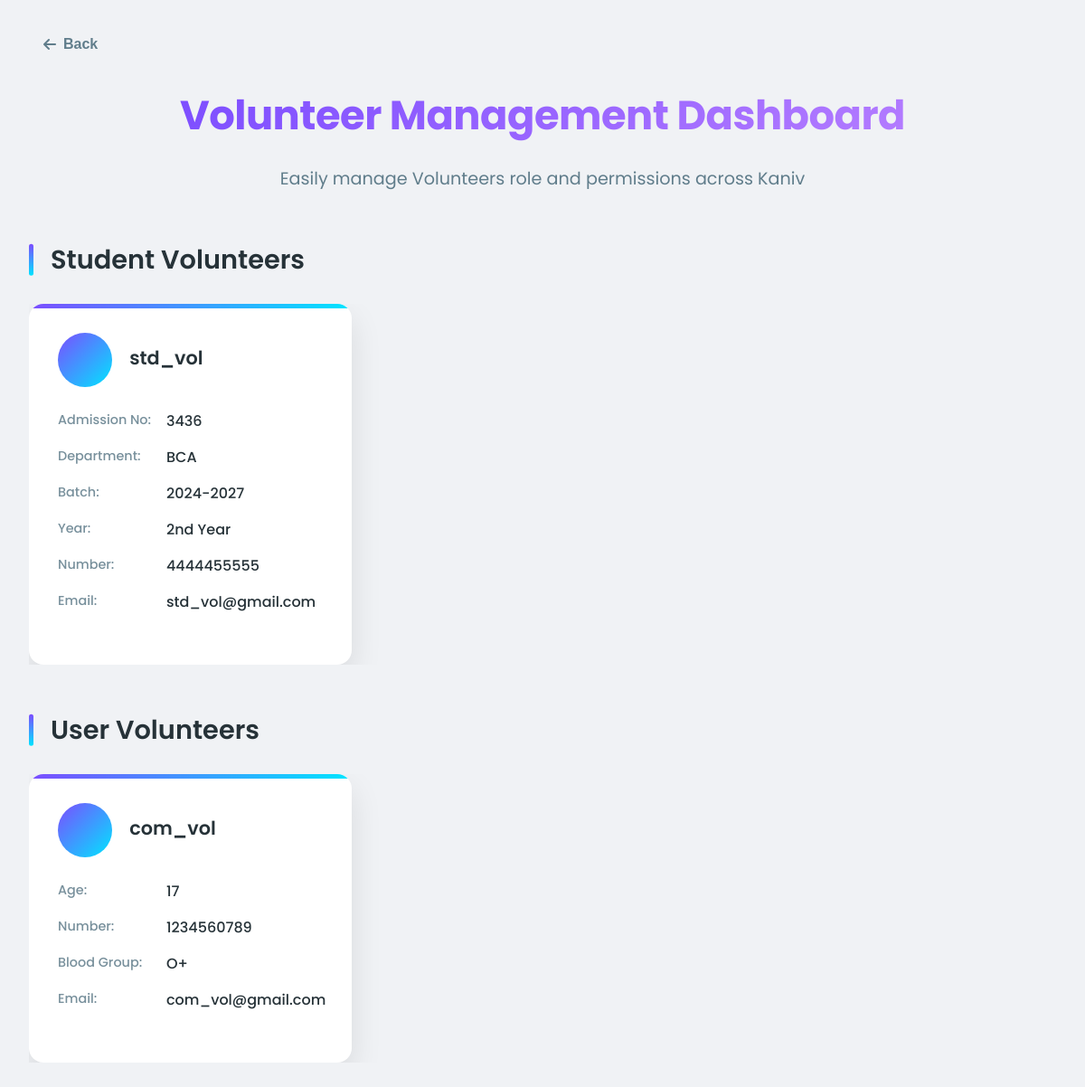
The page /dashboard/manage_volunteers/ (signed in) on the database its author committed.
### volunteer/models.py (models this page shows, shortened)
class Volunteer(models.Model):
    BLOOD_GROUP_CHOICES = (
        ("A+", "A+"),
        ("A-", "A-"),
        ("B+", "B+"),
        ("B-", "B-"),
        ("AB+", "AB+"),
        ("AB-", "AB-"),
        ("O+", "O+"),
        ("O-", "O-"),
    )
    BATCH_CHOICES = (
        ("MCA", "MCA"),
        ("BCA", "BCA"),
        ("BSc CS", "BSc CS"),
        ("BCom", "BCom"),
        ("BA","BA"),
        ("BSW","BSW")
    )
    user = models.OneToOneField(User, on_delete=models.CASCADE)
    name = models.CharField(max_length=150)
    email = models.EmailField()
    phone = models.CharField(max_length=10)
    age = models.PositiveIntegerField()
    date_of_birth = models.DateField(null=True, blank=True)
    blood_group = models.CharField(
        max_length=5,
        choices=BLOOD_GROUP_CHOICES,
        blank=True,
        null=True
    )
    address = models.TextField()
    reason = models.TextField()
    is_approved=models.BooleanField(default=False)
    approved_by = models.ForeignKey(
        User,
        on_delete=models.SET_NULL,
        null=True,
        blank=True,
        related_name="approved_volunteers"
    )
    declined=models.BooleanField(default=False)
    rejection_reason = models.TextField(blank=True, null=True)
    is_student = models.BooleanField(default=False)
    was_student = models.BooleanField(default=False)
    admission_no = models.CharField(max_length=50, blank=True, null=True)
    start_year = models.CharField(max_length=5, blank=True, null=True)
    end_year = models.CharField(max_length=5, blank=True, null=True)
    year = models.CharField(max_length=20, blank=True, null=True)
    batch = models.CharField(
        max_length=20,
        choices=BATCH_CHOICES,
        blank=True,
        null=True
    )
    created_at = models.DateTimeField(auto_now_add=True)
    @property
    def period(self):
        if self.start_year and self.end_year:
            return f"{self.start_year}-{self.end_year}"
        return self.start_year or ""

### users/models.py (models this page shows, shortened)
class UserProfile(models.Model):
    GENDER_CHOICE=(
        ("","Select the gender"),
        ("male","male"),
        ("female","female"),
    )
    ROLE_CHOICE=(
        ("public_user","public_user"),
        ("member","member"),
        ("coordinator","coordinator"),
        ("convenier","convenier"),
        ("office_staff","office_staff"),
        ("principal","principal"),
        ("chairman","chairman"),
    )
    BLOOD_GROUP_CHOICES = [
        ('', 'Select Blood Group'),
        ('A+', 'A+'),
        ('A-', 'A-'),
        ('B+', 'B+'),
        ('B-', 'B-'),
        ('AB+', 'AB+'),
        ('AB-', 'AB-'),
        ('O+', 'O+'),
        ('O-', 'O-'),
    ]
    user=models.OneToOneField(User,on_delete=models.CASCADE)
    phone_number=models.CharField(max_length=10,null=True,blank=True)
    role=models.CharField(max_length=20,choices=ROLE_CHOICE,default="public_user")
    gender=models.CharField(max_length=10,choices=GENDER_CHOICE,null=True,blank=True)
    address=models.TextField(null=True,blank=True)
    created_at=models.DateTimeField(auto_now_add=True)
    photo=models.ImageField(upload_to="profile_pics/",null=True,blank=True)
    blood=models.CharField(max_length=3,default="",choices=BLOOD_GROUP_CHOICES)
    is_donor = models.BooleanField(default=False)
    date_of_birth = models.DateField(null=True, blank=True)
    age = models.PositiveIntegerField(null=True, blank=True)

### dashboard/views.py (the view)
# urls.py: path("manage_volunteers/", views.manage_volunteers, name="manage_volunteers"),
@login_required
def manage_volunteers(request):
    user = Volunteer.objects.filter(is_approved=True,is_student=False)
    student = Volunteer.objects.filter(is_approved = True, is_student=True)
    return render(request, "dashboard/manage_volunteers.html", {"members": user,"students":student})

### templates/dashboard/manage_volunteers.html (shortened to what this page needs)
<!DOCTYPE html>
<html lang="en">
    {% load static %}
<head>
    <link rel="stylesheet" href="https://cdnjs.cloudflare.com/ajax/libs/font-awesome/6.5.0/css/all.min.css" />
</head>
<body>
    <button onclick="history.back()" class="back-btn">
        <i class="fas fa-arrow-left"></i>
        <span>Back</span>
    </button>
    <div class="container">
        <header>
            <h1>Volunteer Management Dashboard</h1>
            <p class="subtitle">Easily manage Volunteers role and permissions across Kaniv</p>
        </header>
        {% if students %}
        <div class="section-header">
            <h2 class="section-title">Student Volunteers</h2>
        </div>
        <div class="user-grid">
            {% for data in students %}
            <div class="user-card">
                <div class="user-header">
                    {% if data.user.userprofile.photo %}
                        <img src="{{data.user.userprofile.photo.url}}" class="user-avatar">
                    {% else %}
                        <div class="user-avatar"></div>
                    {% endif %}
                    <div class="user-info">
                        <div class="user-name">{{ data.user.username }}</div>
                    </div>
                </div>
                <div class="user-details">
                    <div class="detail-row">
                        <span class="detail-label">Admission No:</span>
                        <span class="detail-value">{{ data.admission_no }}</span>
                    </div>
                    <div class="detail-row">
                        <span class="detail-label">Department:</span>
                        <span class="detail-value dept">{{ data.batch }}</span>
                    </div>
                    <div class="detail-row">
                        <span class="detail-label">Batch:</span>
                        <span class="detail-value">{{ data.period }}</span>
                    </div>
                    <div class="detail-row">
                        <span class="detail-label">Year:</span>
                        <span class="detail-value">{{ data.year }}</span>
                    </div>
                    <div class="detail-row">
                        <span class="detail-label">Number:</span>
                        <span class="detail-value">{{ data.user.userprofile.phone_number }}</span>
                    </div>
                    <div class="detail-row">
                        <span class="detail-label">Email:</span>
                        <span class="detail-value">{{ data.user.email }}</span>
                    </div>
                </div>
            </div>
            {% endfor %}
        </div>
        {% endif %}
        {% if members %}
        <div class="section-header">
            <h2 class="section-title">User Volunteers</h2>
        </div>
        <div class="user-grid">
            {% for data in members %}
            <div class="user-card">
                <div class="user-header">
                    {% if data.user.userprofile.photo %}
                        <img src="{{data.user.userprofile.photo.url}}" class="user-avatar">
                    {% else %}
                        <div class="user-avatar"></div>
                    {% endif %}
                    <div class="user-info">
                        <div class="user-name">{{ data.user.username }}</div>
                    </div>
                </div>
                <div class="user-details">
                    <div class="detail-row">
                        <span class="detail-label">Age:</span>
                        <span class="detail-value">{{ data.age }}</span>
                    </div>
                    <div class="detail-row">
                        <span class="detail-label">Number:</span>
                        <span class="detail-value">{{ data.user.userprofile.phone_number }}</span>
                    </div>
                    <div class="detail-row">
                        <span class="detail-label">Blood Group:</span>
                        <span class="detail-value">{{ data.blood_group }}</span>
                    </div>
                    <div class="detail-row">
                        <span class="detail-label">Email:</span>
                        <span class="detail-value">{{ data.user.email }}</span>
                    </div>
                </div>
            </div>
            {% endfor %}
        </div>
        {% endif %}
    </div>
</body>
</html>

### templates/dashboard/manage_volunteers.html (style rules this page uses)
:root { --primary: #7c4dff; --primary-light: #b47cff; --secondary: #00e5ff; --secondary-light: #6effff; --accent: #ff4081; --accent-light: #ff79b0; --dark: #263238; --light: #f5f7fa; --card-bg: #ffffff; --body-bg: #f0f2f5; --success: #00c853; --warning: #ffab00; --shadow: 0 15px 35px rgba(0,0,0,0.1); --radius: 16px; }
* { margin: 0; padding: 0; box-sizing: border-box; }
body { font-family: 'Poppins', sans-serif; background: var(--body-bg); color: var(--dark); line-height: 1.7; min-height: 100vh; padding: 2rem 4rem; height: 100vh auto; }
.container { max-width: 1600px; margin: 0 auto; }
header { text-align: center; margin-bottom: 3rem; position: relative; }
h1 { font-size: 2.8rem; font-weight: 700; color: var(--primary); margin-bottom: 1rem; letter-spacing: -0.5px; background: linear-gradient(135deg, var(--primary), var(--primary-light)); -webkit-background-clip: text; background-clip: text; -webkit-text-fill-color: transparent; display: inline-block; }
.subtitle { font-size: 1.2rem; color: #607d8b; max-width: 700px; margin: 0 auto 2rem; }
.section-header { display: flex; align-items: center; margin: 3rem 0 1.5rem; }
.section-title { font-size: 1.8rem; font-weight: 600; color: var(--dark); position: relative; padding-left: 1.5rem; }
.section-title::before { content: ''; position: absolute; left: 0; top: 50%; transform: translateY(-50%); height: 70%; width: 5px; background: linear-gradient(to bottom, var(--primary), var(--secondary)); border-radius: 5px; }
.dept { text-transform: capitalize; }
.user-grid { display: grid; gap: 2rem; grid-template-columns: repeat(auto-fill, minmax(350px, 1fr)); max-height: 850px; overflow-y: scroll; }
.user-card { background: var(--card-bg); border-radius: var(--radius); box-shadow: var(--shadow); padding: 2rem; transition: all 0.3s cubic-bezier(0.25, 0.8, 0.25, 1); border: none; position: relative; overflow: hidden; }
.user-card::before { content: ''; position: absolute; top: 0; left: 0; width: 100%; height: 5px; background: linear-gradient(90deg, var(--primary), var(--secondary)); }
.user-header { display: flex; align-items: center; margin-bottom: 1.5rem; }
.user-avatar { width: 60px; height: 60px; border-radius: 50%; background: linear-gradient(135deg, var(--primary), var(--secondary)); display: flex; align-items: center; justify-content: center; color: white; font-size: 1.5rem; font-weight: 600; margin-right: 1.2rem; flex-shrink: 0; }
.user-info { flex: 1; }
.user-name { font-size: 1.3rem; font-weight: 600; color: var(--dark); margin-bottom: 0.3rem; }
.user-details { margin: 1.5rem 0; }
.detail-row { display: flex; margin-bottom: 0.8rem; }
.detail-label { font-weight: 500; color: #78909c; min-width: 120px; font-size: 0.9rem; }
.detail-value { font-weight: 500; color: var(--dark); }
@media (max-width: 1200px) { body { padding: 2rem; } }
.back-btn { display: flex; align-items: center; gap: 0.5rem; background: transparent; border: none; color: #607d8b; font-weight: 600; cursor: pointer; font-size: 1rem; transition: all 0.3s ease; padding: 0.5rem 1rem; border-radius: 6px; margin-bottom: 1.5rem; }

### rows shown on the page
Volunteer: user.username "std_vol", admission_no "3436", period "2024-2027", year "2nd Year", user.userprofile.phone_number "4444455555", user.email "std_vol@gmail.com"
Volunteer: user.username "com_vol", age "17", user.userprofile.phone_number "1234560789", blood_group "O+", user.email "com_vol@gmail.com"
